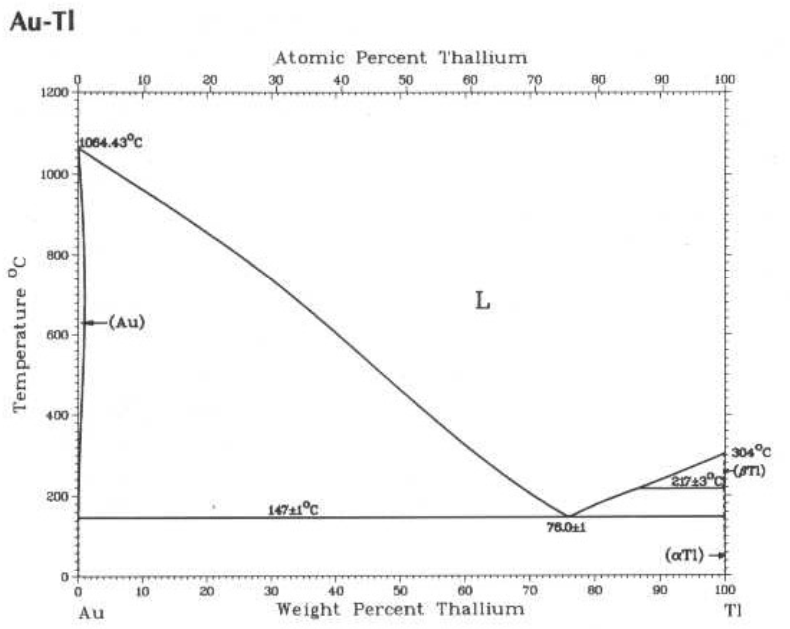
#> input picture mysite/pic_upload/Au-Tl_BtvZb0R.PNG, 790 x 629 px, given in place of Ag-Bi-Table.PNG, which was not available
$ jupyter execute --allow-errors final_text_recognition.ipynb   (shell and % lines are left out)
#> lines starting #> are read from the running program, lines starting #| are printed output that depends on the picture; after the words box and inside, x2 and y2 are one past the last pixel; in counts of white or black regions, pixels touching at a corner belong together; pictures that were not available may be replaced by others from this repository, and a replacement may not be noted
[cell 1]
from PIL import Image
import cv2
import pytesseract
from matplotlib import pyplot as plt

[cell 2]
#!which tesseract

[cell 3]
pytesseract.pytesseract.tesseract_cmd = (
    r'/usr/bin/tesseract'
)

[cell 4]
from google.colab import files

uploaded = files.upload()
#> the answer given: Au-Tl_BtvZb0R.PNG

for fn in uploaded.keys():
  print('User uploaded file "{name}" with length {length} bytes'.format(
      name=fn, length=len(uploaded[fn])))
#> further down, img is the input picture: shape (629, 790, 3); min 24, max 255, mean 248.4

[cell 5]
def img_to_text(img):
  #img = cv2.imread("Ag-Bi-Table.PNG")

  # Convert the image to gray scale
  gray = cv2.cvtColor(img, cv2.COLOR_BGR2GRAY)

  # Performing OTSU threshold
  ret, thresh1 = cv2.threshold(gray, 0, 255, cv2.THRESH_OTSU | cv2.THRESH_BINARY_INV)
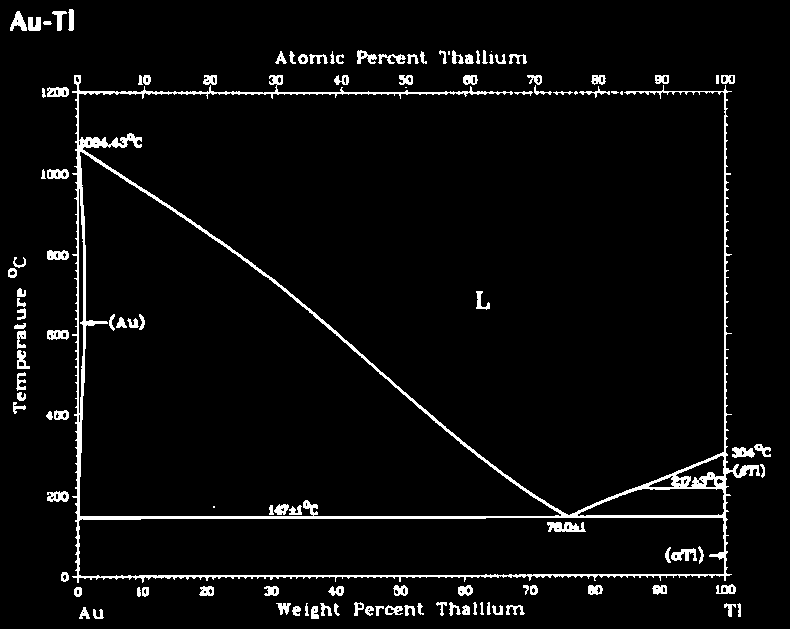
#> thresh1: shape (629, 790); 4.4% white; 119 white regions (7 under 20 px), largest, box (x1, y1, x2, y2) and area: (72, 75, 760, 583) 12705, (547, 522, 586, 532) 278, (671, 548, 697, 561) 194
#> ret = 196

  # Specify structure shape and kernel size. Kernel size increases or decreases the area of the rectangle to be detected. A smaller value like (10, 10) will detect each word instead of a sentence.
  rect_kernel = cv2.getStructuringElement(cv2.MORPH_RECT, (18, 18))

  # Applying dilation on the threshold image
  dilation = cv2.dilate(thresh1, rect_kernel, iterations = 1)
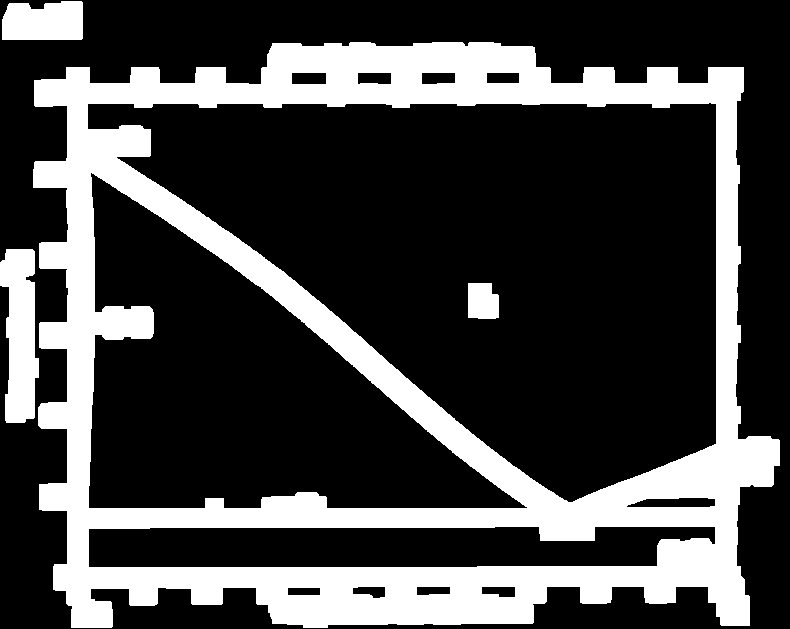
#> dilation: shape (629, 790); 26.7% white; 4 white regions

  # Finding contours
  contours, hierarchy = cv2.findContours(dilation, cv2.RETR_EXTERNAL,cv2.CHAIN_APPROX_NONE)
#> contours = 3 contours; box (x1, y1, x2, y2) and area: (33, 42, 780, 628) 373302, (0, 249, 39, 423) 4771, (2, 1, 83, 40) 2776

  # Creating a copy of image
  im2 = img.copy()

  # A text file is created and flushed
  file = open("Extracted.txt", "w+")
  file.write("")
  file.close()

  # Looping through the identified contours. Then rectangular part is cropped and passed on to pytesseract for extracting text from it. Extracted text is then written into the text file
  for cnt in contours:
      x, y, w, h = cv2.boundingRect(cnt)

      # draw a rectangle on copied image
      rect = cv2.rectangle(im2, (x, y), (x+w, y+h), (0, 255, 0), 2)

      # cropping the text block for giving input to OCR
      cropped = im2[y:y+h, x:x+w]

      # Open the file in append mode
      file = open("Extracted.txt", "a")

      # Apply OCR on the cropped image
      text = pytesseract.image_to_string(cropped)

      # Appending the text into file
      file.write(text)
      file.write("\n")

      # Close the file
      file.close
#> this loop made 1 pass
#> (x, y, w, h) on pass 1: (0, 249, 39, 174)
#> pass 1, in img_to_text, `cropped = im2[y:y+h, x:x+w]`:
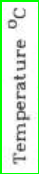
#> cropped: shape (174, 39, 3); mean B, G, R 213.9, 237.6, 213.9
  return(text)

[cell 6]
img = cv2.imread('Ag-Bi-Table.PNG')

#> (the rest of this cell did not finish here and is left out)
